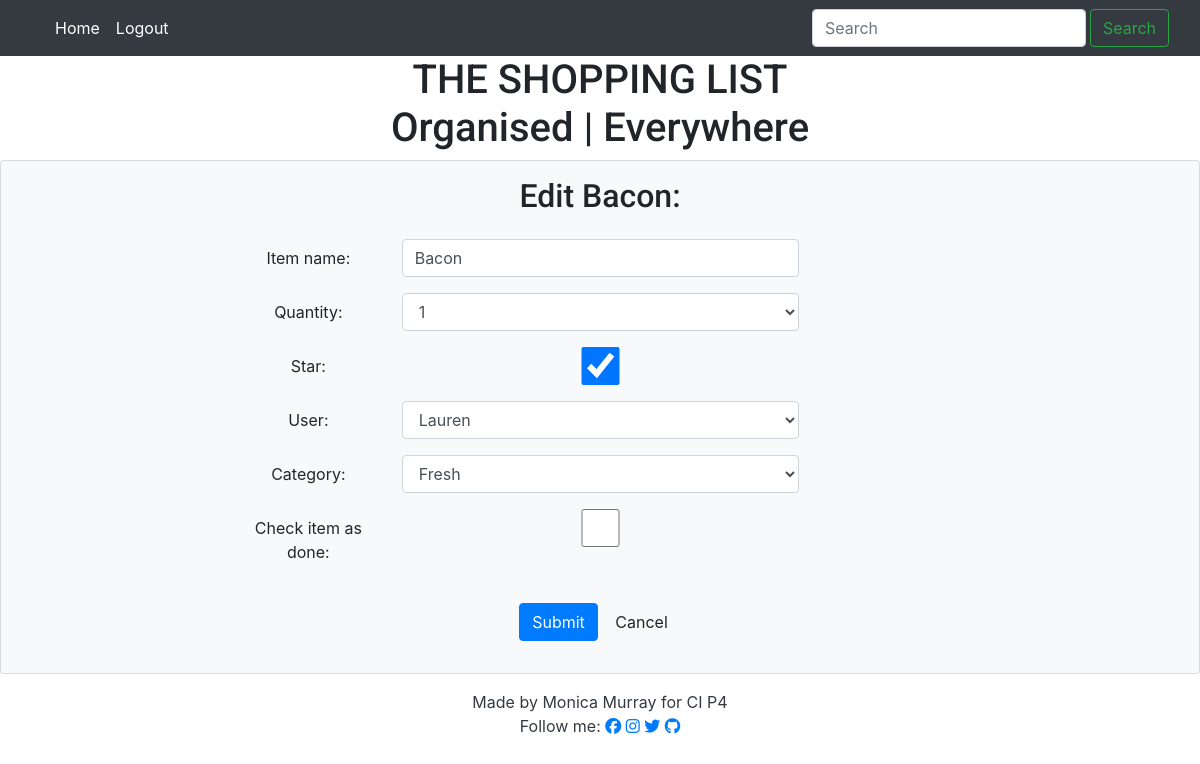
Page /edit/55/ (signed in) on the committed database.
### list/models.py (models this page shows)
class Entry(models.Model):
    item_name = models.CharField(
        max_length=60, null=False, blank=False, unique=True)
    quantity = models.IntegerField(
        choices=QUANTITY_CHOICES, default='1')
    star = models.BooleanField(default=False)
    user = models.ForeignKey(User, on_delete=models.CASCADE)
    category = models.CharField(
        max_length=20, choices=CATEGORY_CHOICES, default='Fresh')
    added_on = models.DateTimeField(auto_now_add=True)
    check_item_as_done = models.BooleanField(default=False)
    class Meta:
        ordering = ['-added_on', '-star',]
    def __str__(self):
        return self.item_name

### list/views.py (the view, shortened to what this page needs)
# urls.py: path('edit/<int:pk>/', views.EditView.as_view(), name='edit'),
class EditView(UserPassesTestMixin, UpdateView):
    model = Entry
    template_name = 'edit_entry.html'
    form_class = AddForm
    pk_url_kwarg = 'pk'
    success_url = reverse_lazy('home')
    def test_func(self):
        return self.request.user == self.get_object().user

### list/forms.py
class AddForm(forms.ModelForm):
    class Meta:
        model = Entry
        fields = '__all__'

### templates/edit_entry.html (shortened to what this page needs)
{% extends 'base.html' %}
{% load widget_tweaks %}
{% block content %}
<div class="row justify-content-center">
    <h2 class="text-capitalize mt-3">Edit {{entry}}:</h2>
</div>
<div class="container pt-3">
    <form method="post">
        {% for field in form.visible_fields %}
            <div class="form-group row offset-md-2">
            <label for="{{field.id_for_label}}" class="col-sm-2 col-form-label">{{ field.label }}:</label>
            <div class="col-sm-8">
            {{ field|add_class:'form-control col-sm-8 text-capitalize'}}
            </div>
            </div>
        {% endfor %}
        <div class="form-group pt-3">
        <button type="submit" class="btn btn-primary mb-3">Submit</button>
        <a href="{% url 'home' %}" class="btn btn-default mb-3">Cancel</a>
        </div>
    </form>
</div>
{% endblock %}

### static/css/style.css (style rules this page uses)
body { background-color: purple; font-family: 'Nanum Myeongjo', 'Roboto', sans-serif; color: bright pink; text-align: center; font-weight: 300; }
h1, h2, h3, h4, h5, h6 { font-family: 'Roboto', sans-serif; font-weight: 300; }

### rows in the picture
Entry: item_name "Bacon", visible_fields "bacon" "1" "☑" "Lauren" "Fresh"

### other values in the picture
{{ field.label }} "Item name" "Quantity" "Star" "User" "Category" "Check item as done"
